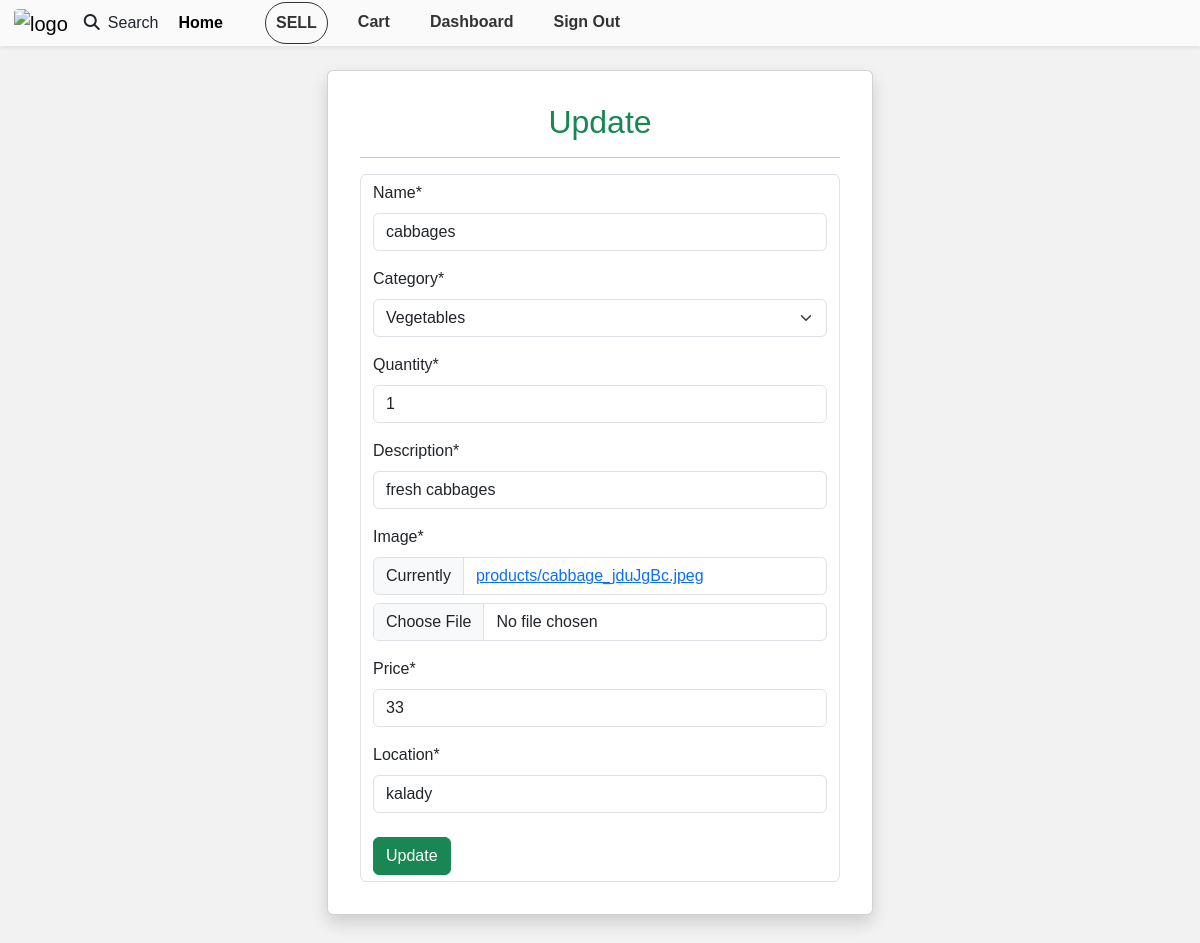
Page /update_product/2 (signed in) on the committed database.
### product/models.py (models this page shows, shortened)
class Product(models.Model):
    CATEGORIES = (
        ("Vegetables", "Vegetables"),
        ("Fruits", "Fruits"),
        ("Meat, Poultry & Dairy", "Meat, Poultry & Dairy"),
        ("Farm Feeds", "Farm Feeds")
    )
    owner = models.ForeignKey(User, on_delete=models.CASCADE)
    name = models.CharField(max_length=30)
    category = models.CharField(max_length=25, default="Vegetables", choices=CATEGORIES)
    quantity = models.IntegerField(default=5)
    description = models.CharField(max_length=200)
    image = models.ImageField(upload_to="products")
    price = models.IntegerField()
    location = models.CharField(max_length=50)
    unit_price = models.DecimalField(max_digits=10, decimal_places=2, blank=True, null=True)

### product/views.py (the view)
# urls.py: path('update_product/<int:id>', views.update_product, name='update_product'),
@login_required
def update_product(request, id):
    product = get_object_or_404(Product, id=id, owner=request.user)
    if request.method == "POST":
        form = UpdateProductForm(request.POST, request.FILES, instance=product)
        if form.is_valid():
            form.save()
            messages.success(request, "product updated successfully!", extra_tags="success")
            return redirect("product:product_details", id=product.id)
    else:
        form = UpdateProductForm(instance=product)
    context = {
        "form": form
    }
    return render(request, "product/update_product.html", context)

### product/forms.py
class UpdateProductForm(forms.ModelForm):
    class Meta:
        model = Product
        fields = ['name', 'category','quantity', 'description','image', 'price', 'location']

### product/templates/product/update_product.html (shortened to what this page needs)
{% extends 'Account/base.html' %}
{% load crispy_forms_tags %}
{% block content %}
<div class="container mt-4">
    <div class="row justify-content-center">
        <div class="col-md-6">
            <div class="card shadow p-3 mb-5 bg-white rounded">
                <div class="card-body">
                    <h2 class="card-title text-center text-success">Update</h2>
                    <hr>
                    <form action="" method="POST" class="form-control">
                        {{ form|crispy }}
                        <button class="btn btn-success mt-2 btn-block" type="submit">Update</button>
                    </form>
                </div>
            </div>
        </div>
    </div>
</div>
{% endblock content %}

### Account/templates/Account/base.html (style rules this page uses)
body, p, h1, h2, h3, h4, h5, h6, span, div, a, li, ul, ol, button, input, select, textarea { font-family: 'Montserrat', sans-serif; }
body { background-color: #f2f2f2; background-repeat: no-repeat; background-size: cover; }

### rows in the picture
Product: name "cabbages", category "Vegetables", quantity "1", description "fresh cabbages", price "33", location "kalady"
